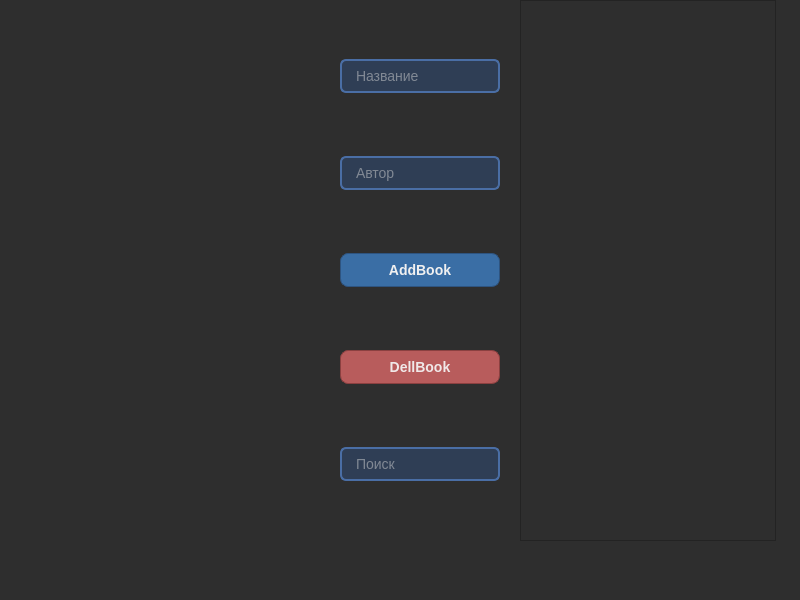
<?xml version="1.0" encoding="UTF-8"?>
<ui version="4.0">
 <class>MainWindow</class>
 <widget class="QMainWindow" name="MainWindow">
  <property name="geometry">
   <rect>
    <x>0</x>
    <y>0</y>
    <width>800</width>
    <height>600</height>
   </rect>
  </property>
  <property name="cursor">
   <cursorShape>ArrowCursor</cursorShape>
  </property>
  <property name="windowTitle">
   <string>MainWindow</string>
  </property>
  <property name="autoFillBackground">
   <bool>false</bool>
  </property>
  <property name="styleSheet">
   <string notr="true">background-color: #2e2e2e;  /* тёмно-серый фон */
color: #d4d4d4;             /* светло-серый текст */
</string>
  </property>
  <widget class="QWidget" name="centralwidget">
   <widget class="QListWidget" name="bookListWidget">
    <property name="geometry">
     <rect>
      <x>520</x>
      <y>0</y>
      <width>256</width>
      <height>541</height>
     </rect>
    </property>
    <property name="styleSheet">
     <string notr="true">background-color: #323f4e;      /* чуть светлее, темно-синий серый */
border: 2px solid #4a6ea5;      /* синий акцент */
border-radius: 6px;
padding: 4px;
font-size: 14px;
color: #d4d4d4;

QListWidget::item:selected, QTableWidget::item:selected, QTreeWidget::item:selected {
    background-color: #527fbb;
    color: white;
}
</string>
    </property>
   </widget>
   <widget class="QWidget" name="verticalLayoutWidget">
    <property name="geometry">
     <rect>
      <x>340</x>
      <y>0</y>
      <width>160</width>
      <height>541</height>
     </rect>
    </property>
    <layout class="QVBoxLayout" name="verticalLayout">
     <property name="spacing">
      <number>4</number>
     </property>
     <item>
      <widget class="QLineEdit" name="titleEdit">
       <property name="styleSheet">
        <string notr="true">background-color: #2f3e55;      /* темно-синий с серым оттенком */
border: 2px solid #4a6ea5;      /* синий цвет, как у кнопок */
border-radius: 6px;
padding: 6px 12px;
font-size: 14px;
color: #d4d4d4;
selection-background-color: #527fbb; /* светло-синий выделение */
selection-color: white;
</string>
       </property>
       <property name="text">
        <string/>
       </property>
       <property name="placeholderText">
        <string>Название</string>
       </property>
      </widget>
     </item>
     <item>
      <widget class="QLineEdit" name="authorEdit">
       <property name="styleSheet">
        <string notr="true">background-color: #2f3e55;      /* темно-синий с серым оттенком */
border: 2px solid #4a6ea5;      /* синий цвет, как у кнопок */
border-radius: 6px;
padding: 6px 12px;
font-size: 14px;
color: #d4d4d4;
selection-background-color: #527fbb; /* светло-синий выделение */
selection-color: white;
</string>
       </property>
       <property name="text">
        <string/>
       </property>
       <property name="placeholderText">
        <string>Автор</string>
       </property>
      </widget>
     </item>
     <item>
      <widget class="QPushButton" name="addButton">
       <property name="styleSheet">
        <string notr="true">background-color: #3a6ea5;  /* спокойный синий */
color: #f0f0f0;
border-radius: 8px;
padding: 8px 16px;
font-weight: 600;
border: 1px solid #2e5480;
font-size: 14px;
</string>
       </property>
       <property name="text">
        <string>AddBook</string>
       </property>
      </widget>
     </item>
     <item>
      <widget class="QPushButton" name="deleteButton">
       <property name="styleSheet">
        <string notr="true">background-color: #b85c5c;    /* мягкий красный */
color: #f0e8e8;              /* светлый текст */
border-radius: 8px;
padding: 8px 16px;
font-weight: 600;
border: 1px solid #8b4040;   /* чуть темнее рамка */
font-size: 14px;
</string>
       </property>
       <property name="text">
        <string>DellBook</string>
       </property>
      </widget>
     </item>
     <item>
      <widget class="QLineEdit" name="searchEdit">
       <property name="styleSheet">
        <string notr="true">background-color: #2f3e55;      /* темно-синий с серым оттенком */
border: 2px solid #4a6ea5;      /* синий цвет, как у кнопок */
border-radius: 6px;
padding: 6px 12px;
font-size: 14px;
color: #d4d4d4;
selection-background-color: #527fbb; /* светло-синий выделение */
selection-color: white;
</string>
       </property>
       <property name="placeholderText">
        <string>Поиск</string>
       </property>
      </widget>
     </item>
    </layout>
   </widget>
  </widget>
  <widget class="QMenuBar" name="menubar">
   <property name="geometry">
    <rect>
     <x>0</x>
     <y>0</y>
     <width>800</width>
     <height>22</height>
    </rect>
   </property>
  </widget>
  <widget class="QStatusBar" name="statusbar"/>
 </widget>
 <resources/>
 <connections/>
</ui>
